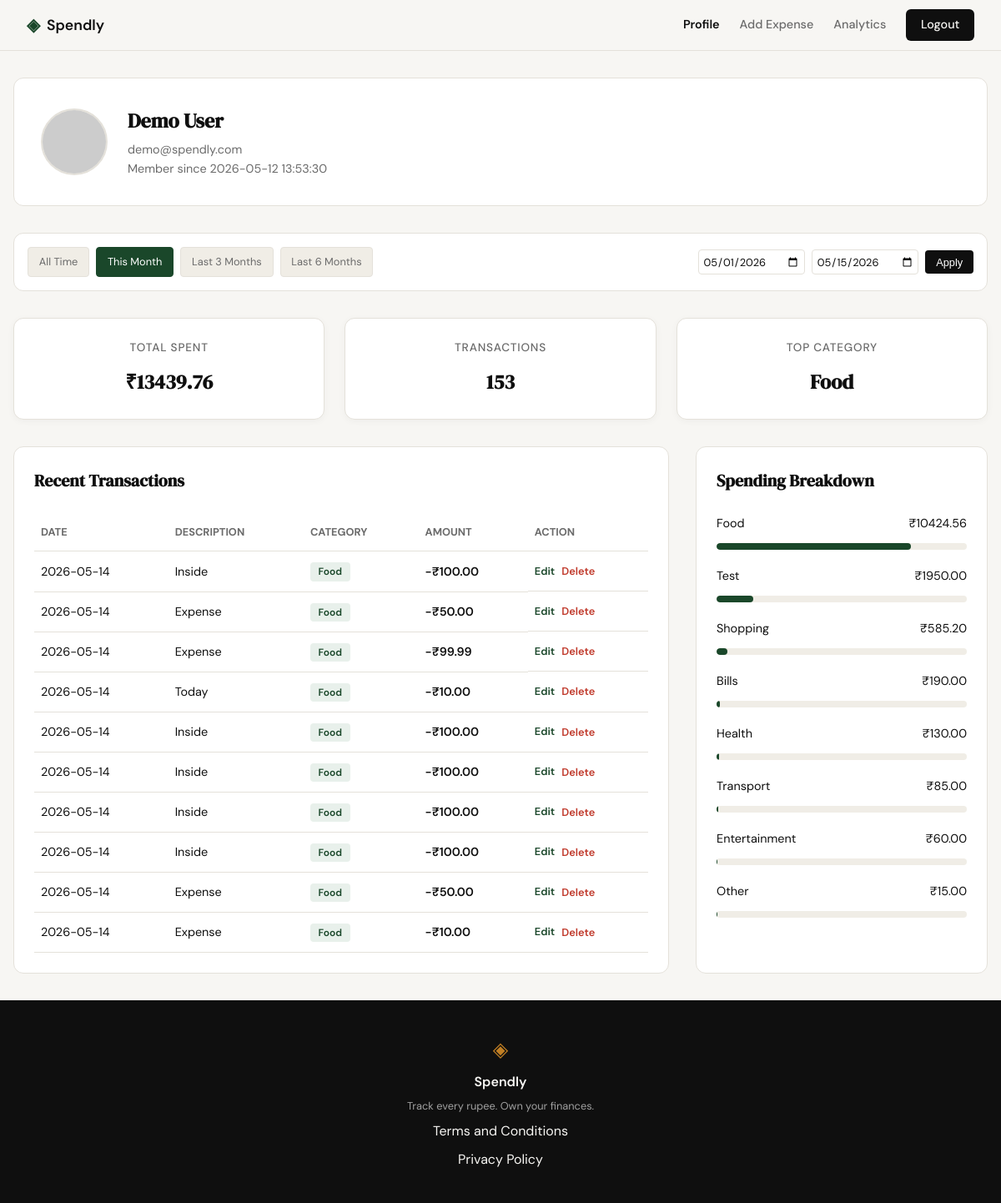
/profile?date_from=2026-05-01&date_to=2026-05-15 (signed in), run on the app's committed database.
### tables this page shows
CREATE TABLE users (
            id INTEGER PRIMARY KEY AUTOINCREMENT,
            name TEXT NOT NULL,
            email TEXT UNIQUE NOT NULL,
            password_hash TEXT NOT NULL,
            created_at TEXT DEFAULT (datetime('now'))
        );

CREATE TABLE expenses (
            id INTEGER PRIMARY KEY AUTOINCREMENT,
            user_id INTEGER NOT NULL,
            amount REAL NOT NULL,
            category TEXT NOT NULL,
            date TEXT NOT NULL,
            description TEXT,
            created_at TEXT DEFAULT (datetime('now')),
            FOREIGN KEY (user_id) REFERENCES users (id)
        );

### app.py (the view)
@app.route("/profile")
@login_required
def profile():
    user_id = session.get("user_id")
    date_from = request.args.get("date_from")
    date_to = request.args.get("date_to")
    def validate_date(d):
        if not d: return None
        try:
            return datetime.strptime(d, "%Y-%m-%d").date().isoformat()
        except ValueError:
            return None
    date_from = validate_date(date_from)
    date_to = validate_date(date_to)
    if date_from and date_to and date_from > date_to:
        flash("Start date must be before end date.")
        date_from = date_to = None
    db = get_db()
    user_row = db.execute(
        "SELECT name, email, created_at FROM users WHERE id = ?",
        (user_id,)
    ).fetchone()
    stats_row = get_summary_stats(user_id, date_from, date_to)
    total_spent_val = stats_row["total_spent"] if stats_row and stats_row["total_spent"] is not None else 0.0
    transaction_count = stats_row["transaction_count"] if stats_row else 0
    categories_rows = get_category_breakdown(user_id, date_from, date_to)
    category_breakdown = []
    top_category = "N/A"
    for i, row in enumerate(categories_rows):
        category = row["category"]
        amount = row["total"]
        percentage = (amount / total_spent_val * 100) if total_spent_val > 0 else 0
        if i == 0:
            top_category = category
        category_breakdown.append({
            "category": category,
            "amount": f"₹{amount:.2f}",
            "percentage": round(percentage, 1)
        })
    transactions_rows = get_recent_transactions(user_id, date_from=date_from, date_to=date_to)
    user_profile = {
        "user": {
            "name": user_row["name"],
            "email": user_row["email"],
            "join_date": user_row["created_at"],
            "avatar": f"https://api.dicebear.com/7.x/avataaars/svg?seed={user_row['name']}"
        },
        "stats": {
            "total_spent": f"₹{total_spent_val:.2f}",
            "transaction_count": transaction_count,
            "top_category": top_category
        },
        "category_breakdown": category_breakdown,
        "transactions": [
            {
                "id": row["id"],
                "date": row["date"],
                "description": row["description"],
                "category": row["category"],
                "amount": f"-₹{row['amount']:.2f}"
            }
            for row in transactions_rows
        ]
    }
    today = date.today()
    this_month_start = today.replace(day=1).isoformat()
    this_month_end = today.isoformat()
    last_3m_start = (today - relativedelta(months=3)).isoformat()
    last_3m_end = today.isoformat()
    last_6m_start = (today - relativedelta(months=6)).isoformat()
    last_6m_end = today.isoformat()
    return render_template(
        "profile.html",
        profile=user_profile,
        date_from=date_from,
        date_to=date_to,
        this_month_start=this_month_start,
        this_month_end=this_month_end,
        last_3m_start=last_3m_start,
        last_3m_end=last_3m_end,
        last_6m_start=last_6m_start,
        last_6m_end=last_6m_end
    )

### app.py (called while the page is built)
def login_required(f):
    @wraps(f)
    def decorated_function(*args, **kwargs):
        if session.get("user_id") is None:
            return redirect(url_for("login"))
        return f(*args, **kwargs)
    return decorated_function

### database/db.py (called while the page is built)
def get_db():
    if 'db' not in g:
        g.db = sqlite3.connect(current_app.config['DATABASE'])
        g.db.row_factory = sqlite3.Row
        g.db.execute("PRAGMA foreign_keys = ON")
    return g.db

### database/queries.py (called while the page is built)
def get_summary_stats(user_id, date_from=None, date_to=None):
    db = get_db()
    query = "SELECT SUM(amount) as total_spent, COUNT(id) as transaction_count FROM expenses WHERE user_id = ?"
    params = [user_id]
    if date_from and date_to:
        query += " AND date BETWEEN ? AND ?"
        params.extend([date_from, date_to])
    row = db.execute(query, params).fetchone()
    return row

def get_recent_transactions(user_id, limit=10, date_from=None, date_to=None):
    db = get_db()
    query = "SELECT id, date, description, category, amount FROM expenses WHERE user_id = ?"
    params = [user_id]
    if date_from and date_to:
        query += " AND date BETWEEN ? AND ?"
        params.extend([date_from, date_to])
    query += " ORDER BY date DESC LIMIT ?"
    params.append(limit)
    rows = db.execute(query, params).fetchall()
    return rows

def get_category_breakdown(user_id, date_from=None, date_to=None):
    db = get_db()
    query = "SELECT category, SUM(amount) as total FROM expenses WHERE user_id = ?"
    params = [user_id]
    if date_from and date_to:
        query += " AND date BETWEEN ? AND ?"
        params.extend([date_from, date_to])
    query += " GROUP BY category ORDER BY total DESC"
    rows = db.execute(query, params).fetchall()
    return rows

### templates/profile.html (shortened to what this page needs)
{% extends "base.html" %}
{% block content %}
<link rel="stylesheet" href="{{ url_for('static', filename='css/profile.css') }}">
<div class="profile-container">
    <div class="profile-header-card">
        <img src="{{ profile.user.avatar }}" alt="User Avatar" class="profile-avatar">
        <div class="profile-info">
            <h2>{{ profile.user.name }}</h2>
            <p>{{ profile.user.email }}</p>
            <p>Member since {{ profile.user.join_date }}</p>
        </div>
    </div>
    <div class="filter-bar">
        <div class="filter-presets">
            <a href="{{ url_for('profile', date_from='', date_to='') }}"
               class="preset-btn {{ 'active' if not date_from and not date_to }}">All Time</a>
            <a href="{{ url_for('profile', date_from=this_month_start, date_to=this_month_end) }}"
               class="preset-btn {{ 'active' if date_from == this_month_start and date_to == this_month_end }}">This Month</a>
            <a href="{{ url_for('profile', date_from=last_3m_start, date_to=last_3m_end) }}"
               class="preset-btn {{ 'active' if date_from == last_3m_start and date_to == last_3m_end }}">Last 3 Months</a>
            <a href="{{ url_for('profile', date_from=last_6m_start, date_to=last_6m_end) }}"
               class="preset-btn {{ 'active' if date_from == last_6m_start and date_to == last_6m_end }}">Last 6 Months</a>
        </div >
        <form class="custom-range" method="GET" action="{{ url_for('profile') }}">
            <input type="date" name="date_from" value="{{ date_from or '' }}" placeholder="From">
            <input type="date" name="date_to" value="{{ date_to or '' }}" placeholder="To">
            <button type="submit" class="apply-btn">Apply</button>
        </form>
    </div>
    <div class="stats-grid">
        <div class="stat-card">
            <span class="stat-label">Total Spent</span>
            <span class="stat-value">{{ profile.stats.total_spent }}</span>
        </div>
        <div class="stat-card">
            <span class="stat-label">Transactions</span>
            <span class="stat-value">{{ profile.stats.transaction_count }}</span>
        </div>
        <div class="stat-card">
            <span class="stat-label">Top Category</span>
            <span class="stat-value">{{ profile.stats.top_category }}</span>
        </div>
    </div>
    <div class="dashboard-grid">
        <div class="data-card">
            <h3 class="card-title">Recent Transactions</h3>
            <table class="transaction-table">
                <thead>
                    <tr>
                        <th>Date</th>
                        <th>Description</th>
                        <th>Category</th>
                        <th>Amount</th>
                        <th>Action</th>
                    </tr>
                </thead>
                <tbody>
                    {% for tx in profile.transactions %}
                    <tr>
                        <td>{{ tx.date }}</td>
                        <td>{{ tx.description }}</td>
                        <td><span class="category-badge">{{ tx.category }}</span></td>
                        <td class="amount-neg">{{ tx.amount }}</td>
                        <td class="action-cell">
                            <a href="{{ url_for('edit_expense', id=tx.id) }}" class="edit-link">Edit</a>
                            <form action="{{ url_for('delete_expense', id=tx.id) }}" method="POST" style="display: inline;">
                                <button type="submit" class="delete-link" onclick="return confirm('Are you sure you want to delete this expense?')">Delete</button>
                            </form>
                        </td>
                    </tr>
                    {% endfor %}
                </tbody>
            </table>
        </div>
        <div class="data-card">
            <h3 class="card-title">Spending Breakdown</h3>
            <div class="category-list">
                {% for cat in profile.category_breakdown %}
                <div class="category-item">
                    <div class="category-info">
                        <span>{{ cat.category }}</span>
                        <span>{{ cat.amount }}</span>
                    </div>
                    <div class="category-bar-container">
                        <div class="category-bar" style="width: {{ cat.percentage }}%;"></div>
                    </div>
                </div>
                {% endfor %}
            </div>
        </div>
    </div>
</div>
{% endblock %}

### static/css/style.css (style rules this page uses)
:root { --ink: #0f0f0f; --ink-soft: #2d2d2d; --ink-muted: #6b6b6b; --ink-faint: #a0a0a0; --paper: #f7f6f3; --paper-warm: #f0ede6; --paper-card: #ffffff; --accent: #1a472a; --accent-light: #e8f0eb; --accent-2: #c17f24; --accent-2-light: #fdf3e3; --danger: #c0392b; --danger-light: #fdecea; --border: #e4e1da; --border-soft: #eeebe4; --font-display: 'DM Serif Display', Georgia, serif; --font-body: 'DM Sans', system-ui, sans-serif; --max-width: 1200px; --auth-width: 440px; --radius-sm: 6px; --radius-md: 12px; --radius-lg: 20px; }
*, *::before, *::after { box-sizing: border-box; margin: 0; padding: 0; }
html { font-size: 16px; scroll-behavior: smooth; }
body { background: var(--paper); color: var(--ink); font-family: var(--font-body); font-size: 1rem; line-height: 1.6; -webkit-font-smoothing: antialiased; }
a { color: inherit; text-decoration: none; }
.stat-card { background: var(--paper-card); border-radius: var(--radius-md); padding: 1rem; display: flex; flex-direction: column; gap: 0.25rem; box-shadow: 0 2px 8px rgba(0,0,0,0.04); }
.stat-label { font-size: 0.7rem; font-weight: 500; color: var(--ink-muted); text-transform: uppercase; letter-spacing: 0.04em; }
.stat-value { font-family: var(--font-display); font-size: 1.1rem; color: var(--ink); }
.category-bar { height: 100%; border-radius: 999px; transition: width 0.6s ease; }
.action-cell { display: flex; gap: 0.5rem; align-items: center; }

### static/css/profile.css (style rules this page uses)
.filter-bar { background: var(--paper-card); border: 1px solid var(--border); border-radius: var(--radius-md); padding: 1rem; margin-bottom: 2rem; display: flex; flex-wrap: wrap; align-items: center; justify-content: space-between; gap: 1rem; }
.filter-presets { display: flex; gap: 0.5rem; flex-wrap: wrap; }
.preset-btn { padding: 0.4rem 0.8rem; border: 1px solid var(--border); border-radius: 4px; background: var(--paper-warm); color: var(--ink-muted); text-decoration: none; font-size: 0.8rem; transition: all 0.2s ease; }
.preset-btn.active { background: var(--accent); color: white; border-color: var(--accent); }
.custom-range { display: flex; align-items: center; gap: 0.5rem; }
.custom-range input { padding: 0.3rem; border: 1px solid var(--border); border-radius: 4px; font-size: 0.8rem; color: var(--ink); background-color: var(--paper-card); font-family: inherit; }
.apply-btn { padding: 0.4rem 0.8rem; background: var(--ink); color: white; border: none; border-radius: 4px; cursor: pointer; font-size: 0.8rem; }

### data on the page
users: user.name "Demo User", user.email "demo@spendly.com", user.join_date "2026-05-12 13:53:30"
expenses: date "2026-05-14", description "Inside", category "Food", amount "-₹100.00"
expenses: date "2026-05-14", description "Expense", category "Food", amount "-₹50.00"
expenses: date "2026-05-14", description "Expense", category "Food", amount "-₹99.99"
expenses: date "2026-05-14", description "Today", category "Food", amount "-₹10.00"
expenses: date "2026-05-14", description "Inside", category "Food", amount "-₹100.00"
expenses: date "2026-05-14", description "Inside", category "Food", amount "-₹100.00"
expenses: date "2026-05-14", description "Inside", category "Food", amount "-₹100.00"
expenses: date "2026-05-14", description "Inside", category "Food", amount "-₹100.00"
expenses: date "2026-05-14", description "Expense", category "Food", amount "-₹50.00"
expenses: date "2026-05-14", description "Expense", category "Food", amount "-₹10.00"

### other printed values
{{ profile.stats.total_spent }} "₹13439.76"
{{ profile.stats.transaction_count }} "153"
{{ profile.stats.top_category }} "Food"
{{ cat.category }} "Food" "Test" "Shopping" "Bills" "Health" "Transport" "Entertainment" "Other"
{{ cat.amount }} "₹10424.56" "₹1950.00" "₹585.20" "₹190.00" "₹130.00" "₹85.00" "₹60.00" "₹15.00"
